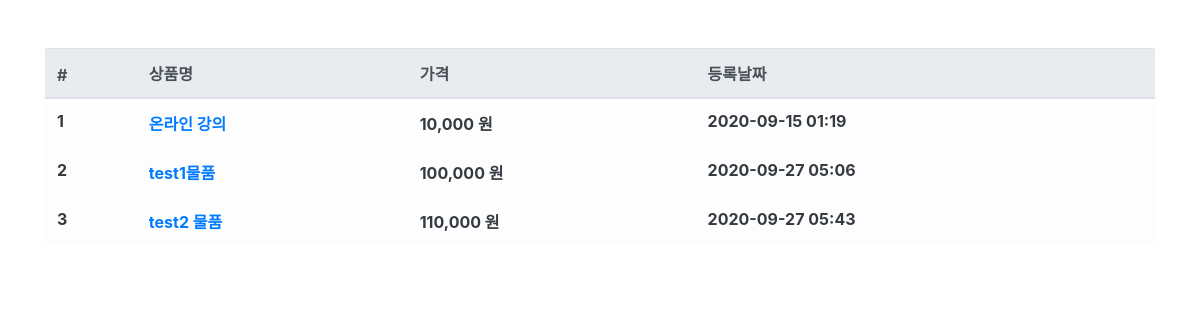
The app's page /product/, older data.
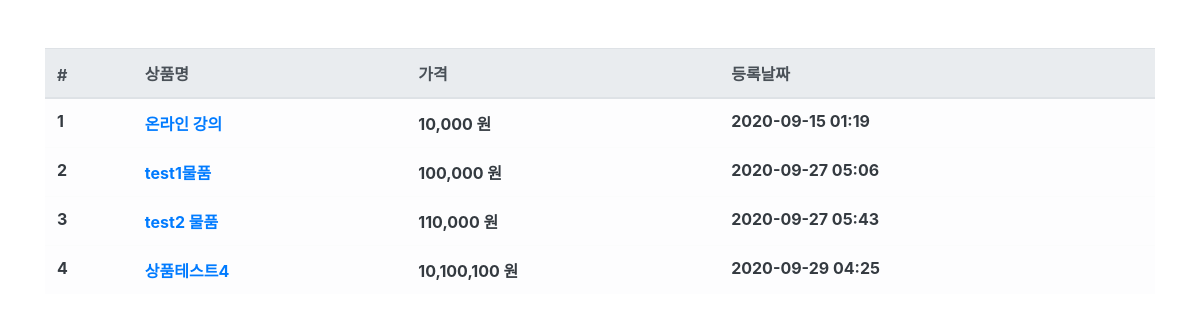
The same page, newer data.
### product/models.py (models this page shows, shortened)
class Product(models.Model):
    objects = models.Manager()
    name = models.CharField(max_length=256, verbose_name='상품명')
    price = models.IntegerField(verbose_name='상품가격')
    description = models.TextField(verbose_name='상품설명')
    stuck = models.IntegerField(verbose_name='재고')
    register_date = models.DateTimeField(
        auto_now_add=True, verbose_name='등록날짜')
    class Meta:
        db_table = 'shop_product'  # 테이블명 지정
        verbose_name = '상품'
        verbose_name_plural = '상품'  # 복수형

### product/views.py (the view)
# urls.py: path('product/', ProductList.as_view()),
class ProductList(ListView):
    model = Product
    template_name = 'product.html'
    context_object_name = 'product_list'

### product/templates/product.html
{%extends 'base.html'%}
{% load humanize %}
{%block contents%}
<div class="row mt-5">
    <div class="col-12">
        <table class="table table-light">
            <thead class="thead-light">
                <tr>
                    <th scope="col">#</th>
                    <th scope="col">상품명</th>
                    <th scope="col">가격</th>
                    <th scope="col">등록날짜</th>
                </tr>
            </thead>
            <tbody class="text-dark">
                {%for product in product_list%}
                <tr>
                    <th scope="row">{{product.id}}</th>
                    <th scope="row"><a href="/product/{{product.id}}">{{product.name}}</a></th>
                    <th scope="row">{{product.price | intcomma}} 원</th>
                    <th scope="row">{{product.register_date|date:'Y-m-d H:i' }}</th>
                </tr>
                {%endfor%}
            </tbody>
        </table>
    </div>
</div>
{%endblock%}

Row changes from the older to the newer data that the page shows:
added Product: id "4", name "상품테스트4", price "10,100,100", register_date "2020-09-29 04:25"
